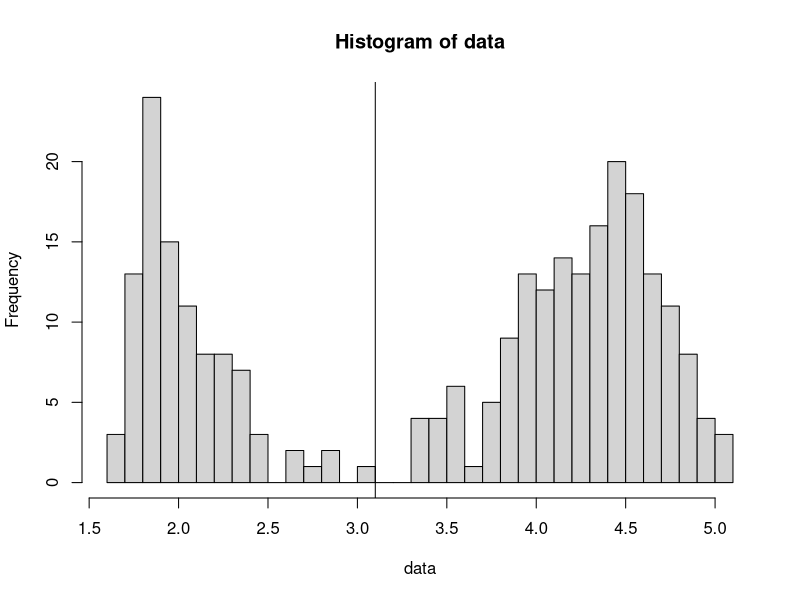

Recreate this plot in R.
otsu <- function(data, bins) {
    histogram <- hist(data, breaks = bins)
    between_class_variance <- function(brk) {
        .NotYetImplemented()
    }
    within_class_variance_side <- function(side) {
        # The weight is the fraction of the dataset that this subset contains
        weight <- length(side) / length(data)
        weight * var(side)
    }
    within_class_variance <- function(brk) {
        left <- data[data <= brk]
        right <- data[data > brk]
        within_class_variance_side(left) + within_class_variance_side(right)
    }
    within_class_variances <- lapply(histogram$breaks, within_class_variance)
    index <- which.min(within_class_variances)
    threshold <- histogram$breaks[index]
    abline(v = threshold)
}


library(datasets)
otsu(faithful$eruptions, bins = 30)
